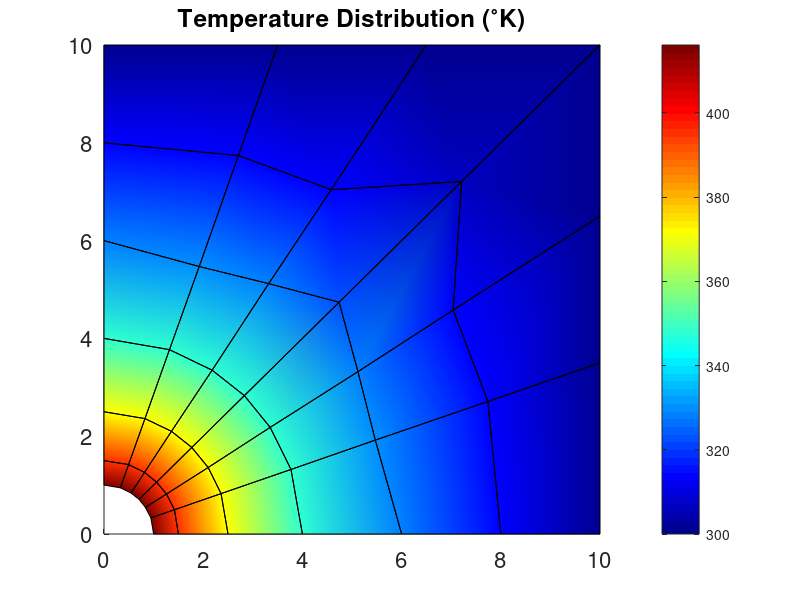

Reproduce this figure in MATLAB.
clear
close all
clc

t = load('solution.mat');
x = load('points.mat');
mesh = load('mesh.mat');

%contourf(x(:,1),x(:,2),t)
mesh = mesh+1;
figure('units','normalized','position', [0 0.33 .3 .3]);
patch('Faces',mesh,'Vertices',x,'FaceVertexCData',t,'FaceColor','interp');
colormap('jet')
colorbar
title('Temperature Distribution (^{\circ}K)')
set(gca, 'fontsize', 16);
saveas(gcf, 'Temp.png')